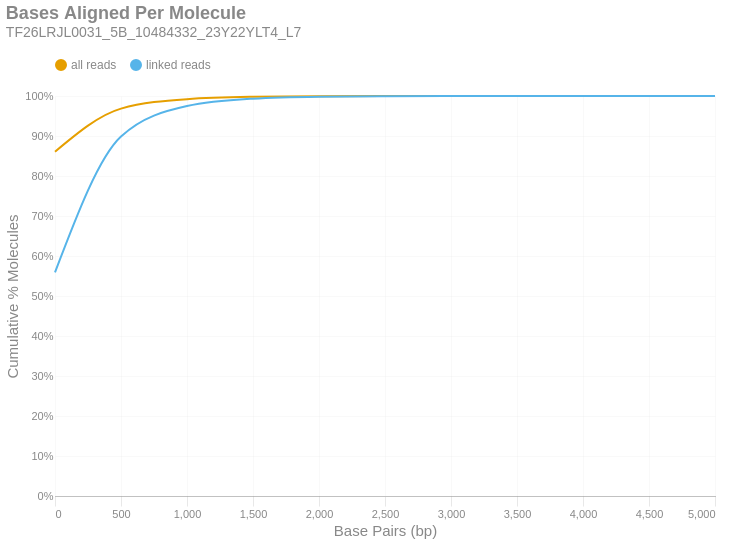

Notebook source saved alongside this figure:
### Markdown cell above
### Bases Aligned Per Molecule
This is a cumulative frequency distribution showing the number of base pairs aligned per unique molecule. These data are shown in 500 bp bins. There are two distributions: one with `all reads` (yellow) and another with only `linked reads` (blue). The percent of molecules in the `linked reads` distribution is relative to the total number of linked molecules.

### Code cell
if SKIPLR:
    print_html(f"Skipped")
else:
    binned_df = consolidated_hist(valids['aligned_bp'], mask, 500, True)
    with SafeRender(binned_df):
        (
            density_plot(binned_df, 'Bases Aligned Per Molecule', samplename, 'basesper')
            .encode(
                x=alt.X('bin:Q', title="Base Pairs (bp)").axis(tickMinStep=500).scale(padding=0),
                y=alt.Y('value:Q', title='Cumulative % Molecules')
                    .axis(format='%')
                    .scale(domain = [0,1])
                    .stack(False),
                color=alt.Color("key:N").scale(domain = ["all reads", "linked reads"]),
                tooltip = [
                    alt.Tooltip("key:N", title = "Data Type"),
                    alt.Tooltip("range_label:N", title="Bases Aligned Per Molecule"),
                    alt.Tooltip("value:Q", format = ".2%", title="% Molecules (Cum.)")
                ]
            )
        ).display()

### Figure 1 — Vega-Lite specification as saved in the notebook (floating-point values rounded to 4 significant figures)
{"width": "container", "height": 400, "config": {"title": {"anchor": "start", "dy": -15, "fontSize": 18, "color": "#888888", "subtitleColor": "#888888", "subtitleFontSize": 14}, "arc": {"fill": "#0072B2"}, "axis": {"domainColor": "#888888", "domainWidth": 0.5, "gridWidth": 0.2, "grid": false, "titleFontWeight": 400, "titleFontSize": 15, "labelFontSize": 11, "labelColor": "#888888", "tickColor": "#888888", "tickWidth": 0.2, "titleColor": "#888888"}, "axisBand": {"grid": false}, "axisX": {"grid": true, "tickSize": 10, "domainCap": "round"}, "axisY": {"domain": false, "grid": true, "tickSize": 0, "domainCap": "round"}, "background": "transparent", "header": {"labelFontSize": 15, "labelColor": "#888888", "titleFontSize": 15, "titleFontWeight": 600, "titleColor": "#888888"}, "legend": {"labelFont": "sans-serif", "labelFontSize": 12, "labelColor": "#888888", "symbolSize": 100, "symbolType": "circle", "titleFontSize": 12, "titlePadding": 10, "titleColor": "#888888", "title": null, "orient": "top"}, "range": {"category": ["#E69F00", "#56B4E9", "#009E73", "#F0E442", "#0072B2", "#D55E00", "#CC79A7", "#000000"], "diverging": ["#cfe8f3", "#a2d4ec", "#73bfe2", "#46abdb", "#1696d2", "#12719e"]}, "area": {"fill": "#0072B2", "fillOpacity": 0.7, "line": true, "strokeOpacity": 0.7}, "line": {"color": "#0072B2", "stroke": "#0072B2", "strokeWidth": 2}, "trail": {"color": "#0072B2", "stroke": "#0072B2", "strokeWidth": 0, "size": 1}, "point": {"filled": true, "fillOpacity": 1.0, "size": 95}, "text": {"color": "#888888", "fontSize": 11, "align": "right", "fontWeight": 400, "size": 11}, "bar": {"fill": "#0072B2", "stroke": null}, "view": {"stroke": null, "continuousWidth": 660, "continuousHeight": 400}}, "data": {"name": "data-f846e09d8788916644fbfa831dbce1be"}, "mark": {"type": "line", "interpolate": "monotone", "point": {"opacity": 0, "size": 275}}, "encoding": {"color": {"field": "key", "scale": {"domain": ["all reads", "linked reads"]}, "type": "nominal"}, "tooltip": [{"field": "key", "title": "Data Type", "type": "nominal"}, {"field": "range_label", "title": "Bases Aligned Per Molecule", "type": "nominal"}, {"field": "value", "format": ".2%", "title": "% Molecules (Cum.)", "type": "quantitative"}], "x": {"axis": {"tickMinStep": 500}, "field": "bin", "scale": {"padding": 0}, "title": "Base Pairs (bp)", "type": "quantitative"}, "y": {"axis": {"format": "%"}, "field": "value", "scale": {"domain": [0, 1]}, "stack": false, "title": "Cumulative % Molecules", "type": "quantitative"}}, "params": [{"name": "param_c36ac31b6afebe62", "select": {"type": "point", "fields": ["key"]}, "bind": "legend"}], "title": {"text": "Bases Aligned Per Molecule", "subtitle": "TF26LRJL0031_5B_10484332_23Y22YLT4_L7"}, "transform": [{"fold": ["all reads (cumsum)", "linked reads (cumsum)"]}, {"calculate": "replace(datum.key, ' (cumsum)', '')", "as": "key"}, {"filter": {"param": "param_c36ac31b6afebe62"}}], "usermeta": {"embedOptions": {"downloadFileName": "TF26LRJL0031_5B_10484332_23Y22YLT4_L7.basesper"}}, "$schema": "https://vega.github.io/schema/vega-lite/v6.4.1.json", "datasets": {"data-f846e09d8788916644fbfa831dbce1be": [{"bin": "0.0", "interval": "0.0-500.0", "all reads": 0.8608, "linked reads": 0.5591, "all reads (cumsum)": 0.8608, "linked reads (cumsum)": 0.5591, "range_label": "0-499"}, {"bin": "500.0", "interval": "500.0-1000.0", "all reads": 0.1077, "linked reads": 0.3396, "all reads (cumsum)": 0.9685, "linked reads (cumsum)": 0.8987, "range_label": "500-999"}, {"bin": "1000.0", "interval": "1000.0-1500.0", "all reads": 0.02369, "linked reads": 0.07606, "all reads (cumsum)": 0.9922, "linked reads (cumsum)": 0.9748, "range_label": "1000-1499"}, {"bin": "1500.0", "interval": "1500.0-2000.0", "all reads": 0.005797, "linked reads": 0.01867, "all reads (cumsum)": 0.998, "linked reads (cumsum)": 0.9934, "range_label": "1500-1999"}, {"bin": "2000.0", "interval": "2000.0-2500.0", "all reads": 0.001546, "linked reads": 0.004983, "all reads (cumsum)": 0.9995, "linked reads (cumsum)": 0.9984, "range_label": "2000-2499"}, {"bin": "2500.0", "interval": "2500.0-3000.0", "all reads": 0.000359, "linked reads": 0.001158, "all reads (cumsum)": 0.9999, "linked reads (cumsum)": 0.9996, "range_label": "2500-2999"}, {"bin": "3000.0", "interval": "3000.0-3500.0", "all reads": 9.563e-05, "linked reads": 0.0003084, "all reads (cumsum)": 1.0, "linked reads (cumsum)": 0.9999, "range_label": "3000-3499"}, {"bin": "3500.0", "interval": "3500.0-4000.0", "all reads": 2.752e-05, "linked reads": 8.872e-05, "all reads (cumsum)": 1.0, "linked reads (cumsum)": 1.0, "range_label": "3500-3999"}, {"bin": "4000.0", "interval": "4000.0-4500.0", "all reads": 8.389e-06, "linked reads": 2.705e-05, "all reads (cumsum)": 1.0, "linked reads (cumsum)": 1.0, "range_label": "4000-4499"}, {"bin": "4500.0", "interval": "4500.0-5000.0", "all reads": 2.013e-06, "linked reads": 6.492e-06, "all reads (cumsum)": 1.0, "linked reads (cumsum)": 1.0, "range_label": "4500-4999"}, {"bin": "5000.0", "interval": "5000.0-5500.0", "all reads": 6.711e-07, "linked reads": 2.164e-06, "all reads (cumsum)": 1.0, "linked reads (cumsum)": 1.0, "range_label": "5000-5499"}]}}
